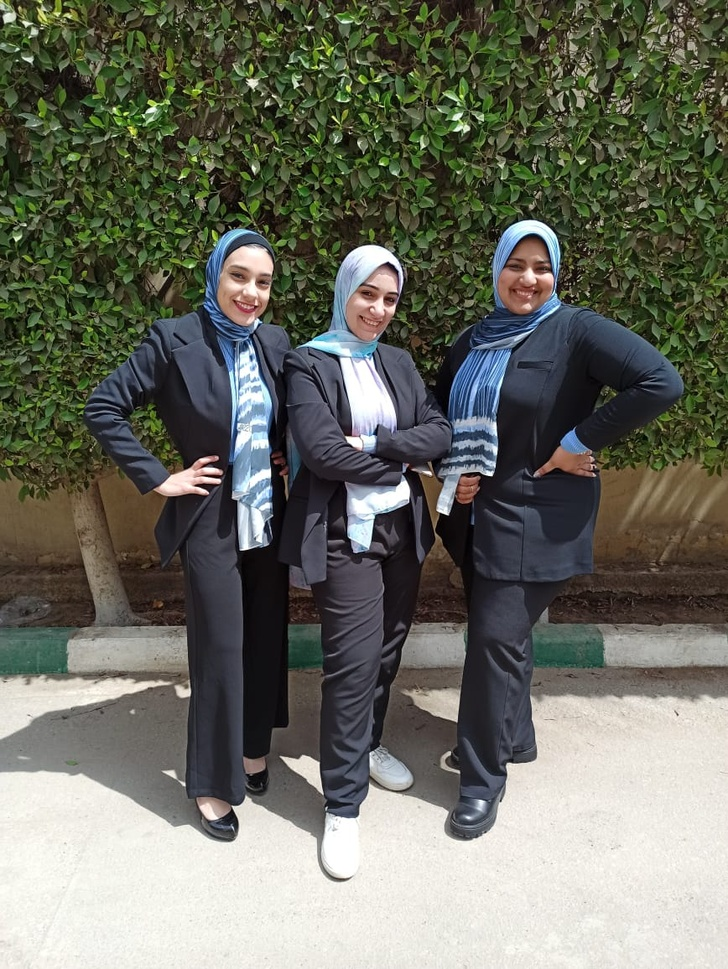
#> input picture Task 5/images/faces.jfif, 728 x 969 px, shrunk from 868 x 1156 before the run, found by its file name
$ python face_detection.py
#> lines starting #> are read from the running program, lines starting #| are printed output that depends on the picture; after the words box and inside, x2 and y2 are one past the last pixel; in counts of white or black regions, pixels touching at a corner belong together
import os
import sys
import cv2
import numpy as np
import matplotlib.pyplot as plt


def detect_faces(source: np.ndarray, scale_factor: float = 1.1, min_size: int = 50) -> list:

    src = np.copy(source)
    if len(src.shape) > 2:
        src = cv2.cvtColor(src, cv2.COLOR_RGB2GRAY)
    else:
        pass

    # Create the haar cascade
    repo_root = os.path.dirname(os.getcwd())
    sys.path.append(repo_root)

    cascade_path = r"src\haarcascade_frontalface_default.xml"

    # cascade_path = "../src/haarcascade_frontalface_default.xml"
    face_cascade = cv2.CascadeClassifier(cascade_path)

    # Detect faces in the image
    faces = face_cascade.detectMultiScale(
        image=src,
        scaleFactor=scale_factor,
        minNeighbors=5,
        minSize=(min_size, min_size),
        flags=cv2.CASCADE_SCALE_IMAGE
    )

    return faces


def draw_faces(source: np.ndarray, faces: list, thickness: int = 10) -> np.ndarray:
    """
    Draw rectangle around each face in the given faces list
    :return:
    """

    src = np.copy(source)

    # Draw a rectangle around the faces
    for (x, y, w, h) in faces:
        cv2.rectangle(img=src, pt1=(x, y), pt2=(x + w, y + h),
                      color=(0, 255, 0), thickness=thickness)

    return src


image = cv2.imread(r"images\faces.jfif")
#> image is the input picture: shape (969, 728, 3); mean B, G, R 97.3, 109, 106.7
# image = cv2.imread("../resources/Images/faces/IMG_8117.jpeg")
image_rgb = cv2.cvtColor(image, cv2.COLOR_BGR2RGB)

detected_faces = detect_faces(source=image)
#> in detect_faces, `src = cv2.cvtColor(src, cv2.COLOR_RGB2GRAY)`:
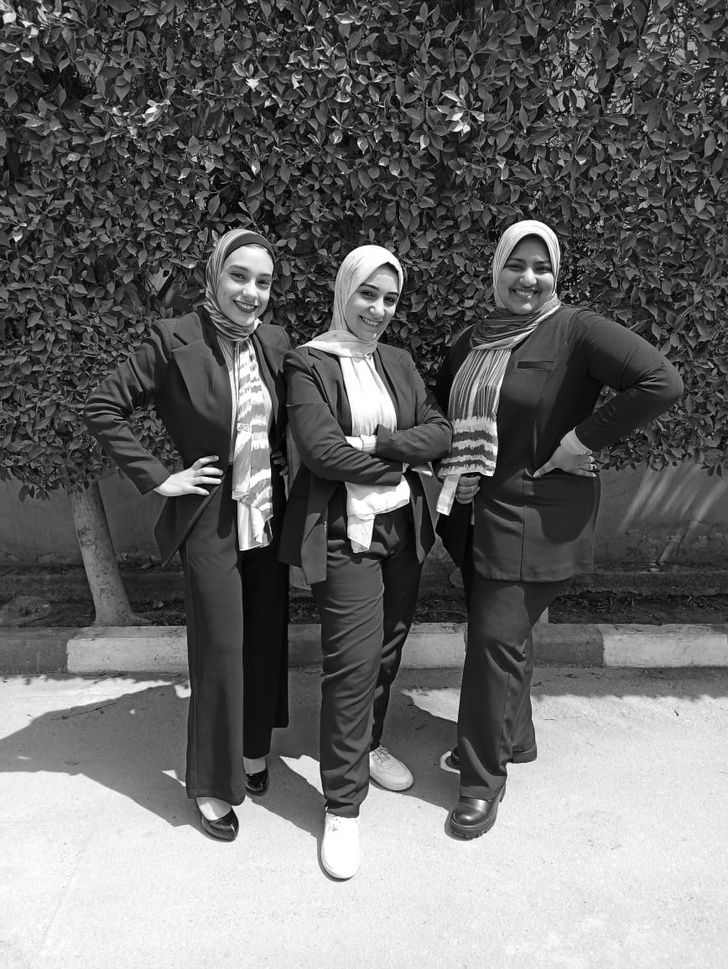
#> src: shape (969, 728); min 0, max 255, mean 105.3
#> in detect_faces, `faces = face_cascade.detectMultiScale( image=src, scaleFactor=scale_fa..`: faces = [[494, 240, 72, 72], [211, 249, 77, 77], [342, 270, 70, 70]]
#> detected_faces has the same summary as faces in detect_faces
faced_image = draw_faces(source=image_rgb, faces=detected_faces)
#> the loop in draw_faces, `for (x, y, w, h) in faces:` made 3 passes
#> after the loop in draw_faces, `for (x, y, w, h) in faces:`:
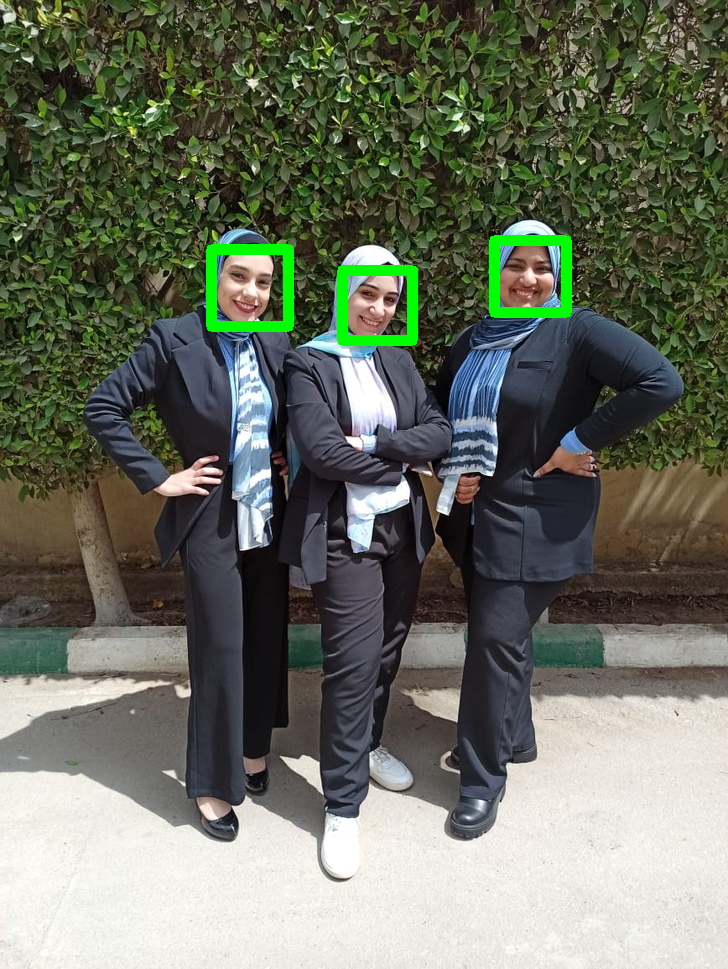
#> src: shape (969, 728, 3); mean R, G, B 105.5, 111.1, 95.9

print(f"Found {len(detected_faces)} Faces!")
#| Found 3 Faces!
print(detected_faces)
#| [[494 240  72  72]
#|  [211 249  77  77]
#|  [342 270  70  70]]

plt.imshow(faced_image)
plt.show()

$ run again, with Task 5/images/persons_image.jpg saved as Task 5/images/faces.jfif
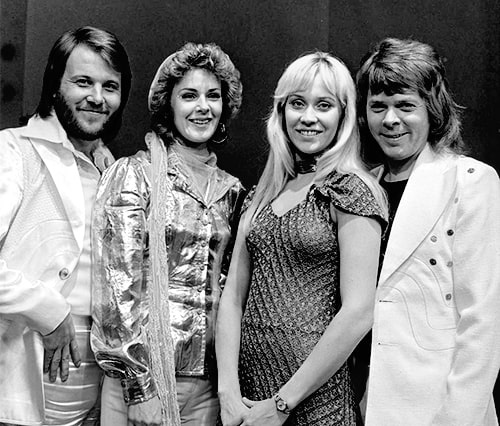
#> input picture Task 5/images/persons_image.jpg, 500 x 426 px, found by its file name
#> image is the input picture: shape (426, 500, 3); min 0, max 255, mean 130.8
#> faces = [[167, 70, 67, 67], [57, 55, 75, 75], [266, 70, 87, 87], [354, 78, 74, 74]]
#> detected_faces has the same summary as faces in detect_faces
#> the loop in draw_faces, `for (x, y, w, h) in faces:` made 4 passes
#> after the loop in draw_faces, `for (x, y, w, h) in faces:`:
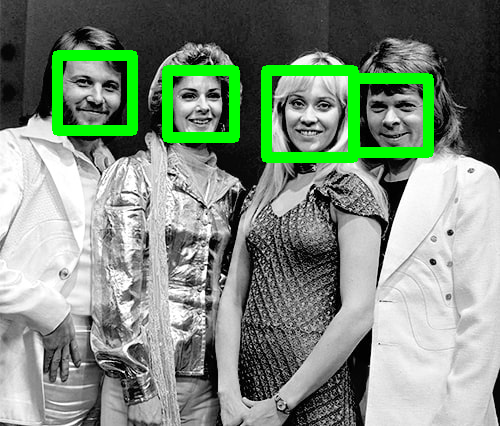
#> src: shape (426, 500, 3); 5.79% of pixels changed, all inside (x1, y1, x2, y2) = (52, 50, 434, 163)
#| Found 4 Faces!
#| [[167  70  67  67]
#|  [ 57  55  75  75]
#|  [266  70  87  87]
#|  [354  78  74  74]]
